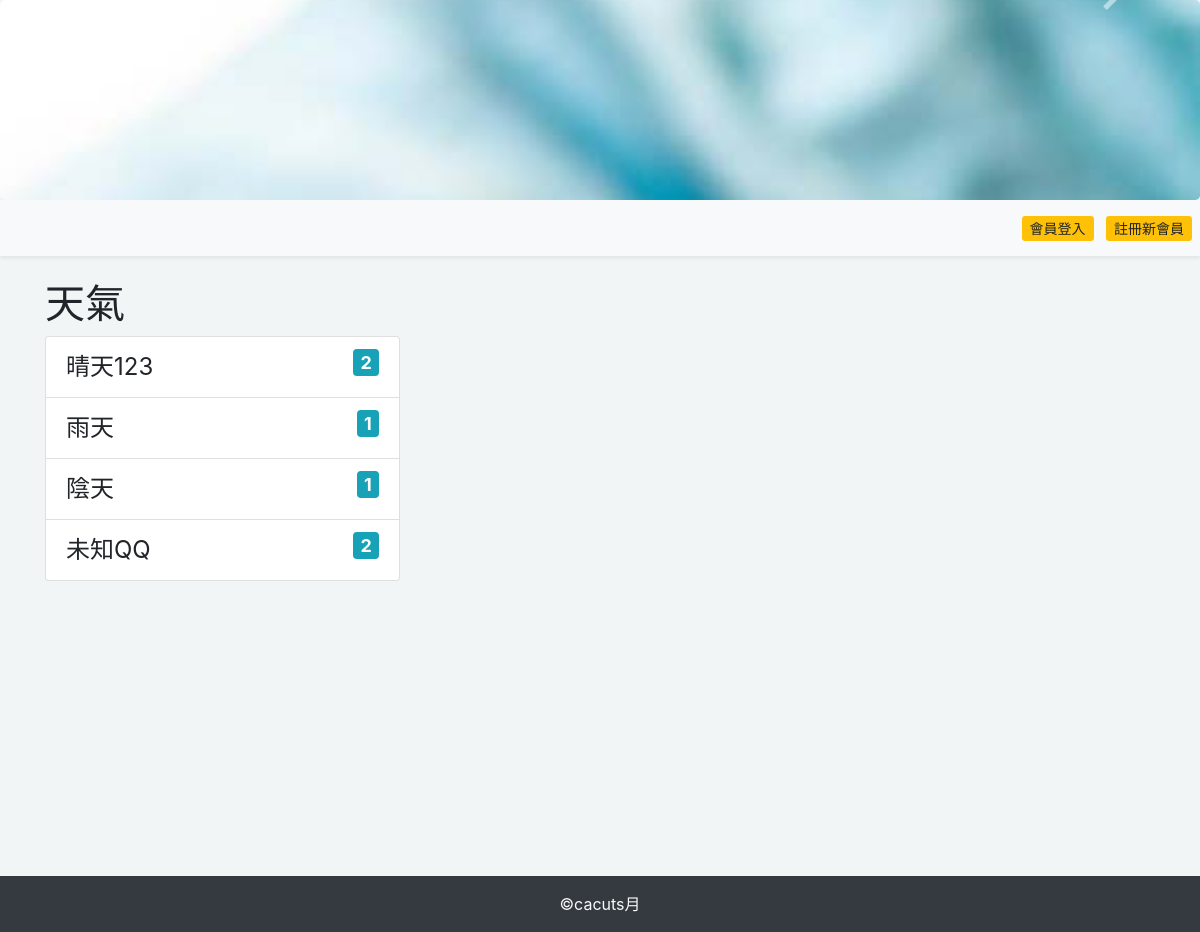
The page /?do=vote_result&id=3 on the database its author committed.
### tables this page shows
CREATE TABLE `ad` (
  `id` int(11) UNSIGNED NOT NULL,
  `name` varchar(64) NOT NULL COMMENT '檔名',
  `sh` tinyint(1) UNSIGNED NOT NULL COMMENT '上架',
  `intro` varchar(64) DEFAULT NULL COMMENT '備註'
);

CREATE TABLE `topics` (
  `id` int(11) UNSIGNED NOT NULL,
  `topic` varchar(128) NOT NULL COMMENT '主題'
);

CREATE TABLE `options` (
  `id` int(11) UNSIGNED NOT NULL,
  `opt` varchar(128) NOT NULL COMMENT 'option',
  `count` int(11) UNSIGNED NOT NULL DEFAULT 0,
  `topic_id` int(11) UNSIGNED NOT NULL COMMENT '應對的主題'
);

### api/db.php (called while the page is built, shortened)
<?php
$dsn="mysql:host=localhost;charset=utf8;dbname=vote";
$pdo=new PDO($dsn,'root','');
function all($table,...$arg){
global $pdo;
$sql="SELECT * FROM `$table` ";
if(isset($arg[0])){
    if(is_array($arg[0])){
        foreach($arg[0] as $key=>$value){
            $tmp[]="`$key`='$value'";
        }
        $sql=$sql."where " . implode(" AND ",$tmp);
    }else{
        $sql=$sql.$arg[0];
    }
}
$rows=$pdo->query($sql)->fetchAll(PDO::FETCH_ASSOC);
return $rows;
}
function q($sql){
    global $pdo;
    return $pdo->query($sql)->fetchAll(PDO::FETCH_ASSOC);
}
?>

### frontend/vote_result.php (the view)
<?php
$sql="select *
      from `topics`,
           `options`
      where `topics`.`id`=`options`.`topic_id` AND
            `topics`.`id`='{$_GET['id']}'";
$rows=q($sql);
?>
<h1><?=$rows[0]['topic'];?></h1>
<ol class="list-group col-md-4" style="font-size:1.5rem;">
<?php
    foreach($rows as $row){
        if($row['opt']!=""){
            echo "<li class='list-group-item'>";
            echo "<span>{$row['opt']}</span>";
            echo "<span class='badge badge-info float-right'>{$row['count']}</span>";
            echo "</li>";
        }
    }
?>
</ol>

### index.php (shortened to what this page needs)
<?php include_once "./api/db.php"; ?>
<!DOCTYPE html>
<html lang="en">
<head>
    <link rel="stylesheet" href="https://stackpath.bootstrapcdn.com/bootstrap/4.2.1/css/bootstrap.min.css">
</head>
<body>
<div class="jumbotron p-0 mb-0" style="overflow:hidden;height:200px;">
<a href="?">
    <div id="carouselExampleIndicators" class="carousel slide position-relative" data-ride="carousel">
        <div class="carousel-inner position-absolute" style="top:-250px;">
        <?php
            $images=all('ad',['sh'=>1]);
            foreach($images as $key => $image){
                if($key==0){
                    echo "<div class='carousel-item active'>";
                }else{
                    echo "<div class='carousel-item'>";
                }
            echo "<img src='./img/{$image['name']}' alt='{$image['intro']}' class='d-block w-100'></div>";
            }
        ?>
        </div>
        <a class="carousel-control-prev" href="#carouselExampleIndicators" role="button" data-slide="prev">
            <span class="carousel-control-prev-icon" aria-hidden="true"></span>
        </a>
        <a class="carousel-control-next" href="#carouselExampleIndicators" role="button" data-slide="next">
            <span class="carousel-control-next-icon" aria-hidden="true"></span>
        </a>
    </div>
</a>
</div>
<nav class="bg-light shadow-sm py-3 px-2 text-right mb-4 d-flex justify-content-between">
    <div>&nbsp;</div>
<?php
if(isset($_SESSION['user'])){
    echo "<span class='pr-5 '>歡迎，{$_SESSION['user']} : )</span>";
    echo "<a href='logout.php' class='btn-sm btn-warning'>登出</a>";
}else{
?>
<div class="">
    <a href="?do=login" class="mr-2 btn-sm btn-warning">會員登入</a>
    <a href="?do=reg" class=" btn-sm  btn-warning">註冊新會員</a>
</div>
<?php
}
?>
</nav>
<div class="container">
    <?php
    $do=(isset($_GET['do']))?$_GET['do']:'show_vote_list';
    $file="./frontend/".$do.".php";
    if(file_exists($file)){
        include $file;
    }else{
        include "./frontend/show_vote_list.php";
    }
    ?>
</div>
<div class="p-3 text-center text-light bg-dark">
    &copy;cacuts月
</div>
</body>
</html>

### index.php (style rules this page uses)
body { background-color: #f2f5f5; }
.container { min-height: 596px; }

### rows shown on the page
ad: name (picture)
topics: topic "天氣"
options: opt "晴天123", count "2"
options: opt "雨天", count "1"
options: opt "陰天", count "1"
options: opt "未知QQ", count "2"
